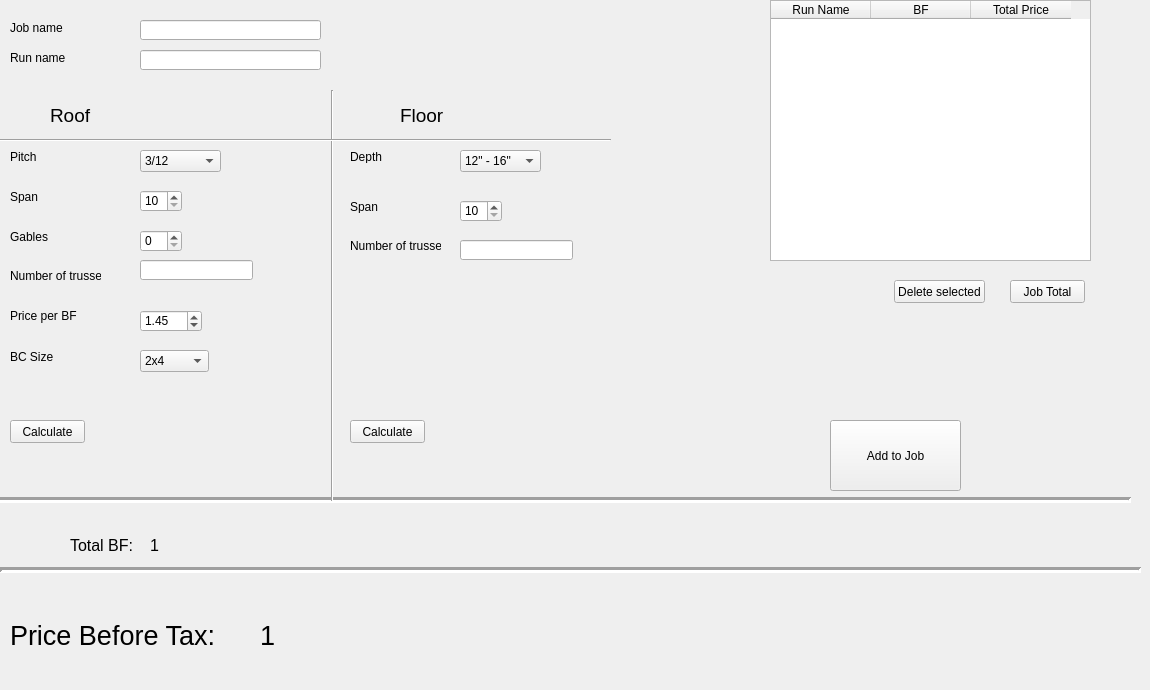
      <widget class="QWidget" name="Tab2">
       <attribute name="title">
        <string>Est</string>
       </attribute>
       <widget class="QComboBox" name="pitch">
        <property name="geometry">
         <rect>
          <x>140</x>
          <y>150</y>
          <width>81</width>
          <height>22</height>
         </rect>
        </property>
        <item>
         <property name="text">
          <string>3/12</string>
         </property>
        </item>
        <item>
         <property name="text">
          <string>4/12</string>
         </property>
        </item>
        <item>
         <property name="text">
          <string>5/12</string>
         </property>
        </item>
        <item>
         <property name="text">
          <string>6/12</string>
         </property>
        </item>
        <item>
         <property name="text">
          <string>7/12</string>
         </property>
        </item>
        <item>
         <property name="text">
          <string>8/12</string>
         </property>
        </item>
        <item>
         <property name="text">
          <string>9/12</string>
         </property>
        </item>
        <item>
         <property name="text">
          <string>10/12</string>
         </property>
        </item>
        <item>
         <property name="text">
          <string>11/12</string>
         </property>
        </item>
        <item>
         <property name="text">
          <string>12/12</string>
         </property>
        </item>
       </widget>
       <widget class="QSpinBox" name="span">
        <property name="geometry">
         <rect>
          <x>140</x>
          <y>190</y>
          <width>42</width>
          <height>22</height>
         </rect>
        </property>
        <property name="minimum">
         <number>10</number>
        </property>
        <property name="maximum">
         <number>40</number>
        </property>
       </widget>
       <widget class="QPushButton" name="calculate">
        <property name="geometry">
         <rect>
          <x>10</x>
          <y>420</y>
          <width>75</width>
          <height>23</height>
         </rect>
        </property>
        <property name="text">
         <string>Calculate</string>
        </property>
       </widget>
       <widget class="QSpinBox" name="gable">
        <property name="geometry">
         <rect>
          <x>140</x>
          <y>230</y>
          <width>42</width>
          <height>22</height>
         </rect>
        </property>
        <property name="minimum">
         <number>0</number>
        </property>
        <property name="maximum">
         <number>3</number>
        </property>
       </widget>
       <widget class="QLabel" name="label_19">
        <property name="geometry">
         <rect>
          <x>10</x>
          <y>150</y>
          <width>47</width>
          <height>13</height>
         </rect>
        </property>
        <property name="text">
         <string>Pitch</string>
        </property>
       </widget>
       <widget class="QLabel" name="label_20">
        <property name="geometry">
         <rect>
          <x>10</x>
          <y>190</y>
          <width>47</width>
          <height>13</height>
         </rect>
        </property>
        <property name="text">
         <string>Span</string>
        </property>
       </widget>
       <widget class="QLabel" name="label_21">
        <property name="geometry">
         <rect>
          <x>10</x>
          <y>230</y>
          <width>47</width>
          <height>13</height>
         </rect>
        </property>
        <property name="text">
         <string>Gables</string>
        </property>
       </widget>
       <widget class="QLineEdit" name="trussNumber">
        <property name="geometry">
         <rect>
          <x>140</x>
          <y>260</y>
          <width>113</width>
          <height>20</height>
         </rect>
        </property>
       </widget>
       <widget class="QLabel" name="label_22">
        <property name="geometry">
         <rect>
          <x>10</x>
          <y>260</y>
          <width>91</width>
          <height>31</height>
         </rect>
        </property>
        <property name="text">
         <string>Number of trusses</string>
        </property>
       </widget>
       <widget class="QLabel" name="label_23">
        <property name="geometry">
         <rect>
          <x>10</x>
          <y>300</y>
          <width>91</width>
          <height>31</height>
         </rect>
        </property>
        <property name="text">
         <string>Price per BF</string>
        </property>
       </widget>
       <widget class="QDoubleSpinBox" name="pPerBf">
        <property name="geometry">
         <rect>
          <x>140</x>
          <y>310</y>
          <width>62</width>
          <height>22</height>
         </rect>
        </property>
        <property name="minimum">
         <double>1.000000000000000</double>
        </property>
        <property name="maximum">
         <double>3.000000000000000</double>
        </property>
        <property name="singleStep">
         <double>0.050000000000000</double>
        </property>
        <property name="value">
         <double>1.450000000000000</double>
        </property>
       </widget>
       <widget class="QLabel" name="lPrice">
        <property name="geometry">
         <rect>
          <x>260</x>
          <y>590</y>
          <width>231</width>
          <height>91</height>
         </rect>
        </property>
        <property name="font">
         <font>
          <pointsize>20</pointsize>
         </font>
        </property>
        <property name="lineWidth">
         <number>2</number>
        </property>
        <property name="text">
         <string>1</string>
        </property>
        <property name="scaledContents">
         <bool>false</bool>
        </property>
       </widget>
       <widget class="QLabel" name="lTotalBf">
        <property name="geometry">
         <rect>
          <x>150</x>
          <y>530</y>
          <width>71</width>
          <height>31</height>
         </rect>
        </property>
        <property name="font">
         <font>
          <pointsize>12</pointsize>
         </font>
        </property>
        <property name="text">
         <string>1</string>
        </property>
       </widget>
       <widget class="QLabel" name="lPrice_2">
        <property name="geometry">
         <rect>
          <x>10</x>
          <y>590</y>
          <width>221</width>
          <height>91</height>
         </rect>
        </property>
        <property name="font">
         <font>
          <pointsize>20</pointsize>
         </font>
        </property>
        <property name="lineWidth">
         <number>2</number>
        </property>
        <property name="text">
         <string>Price Before Tax:</string>
        </property>
        <property name="scaledContents">
         <bool>false</bool>
        </property>
       </widget>
       <widget class="QLabel" name="lTotalBf_2">
        <property name="geometry">
         <rect>
          <x>70</x>
          <y>530</y>
          <width>81</width>
          <height>31</height>
         </rect>
        </property>
        <property name="font">
         <font>
          <pointsize>12</pointsize>
         </font>
        </property>
        <property name="text">
         <string>Total BF:</string>
        </property>
       </widget>
       <widget class="Line" name="line_2">
        <property name="geometry">
         <rect>
          <x>-10</x>
          <y>480</y>
          <width>1141</width>
          <height>41</height>
         </rect>
        </property>
        <property name="lineWidth">
         <number>3</number>
        </property>
        <property name="orientation">
         <enum>Qt::Horizontal</enum>
        </property>
       </widget>
       <widget class="Line" name="line_3">
        <property name="geometry">
         <rect>
          <x>0</x>
          <y>550</y>
          <width>1141</width>
          <height>41</height>
         </rect>
        </property>
        <property name="lineWidth">
         <number>3</number>
        </property>
        <property name="orientation">
         <enum>Qt::Horizontal</enum>
        </property>
       </widget>
       <widget class="QLineEdit" name="runNameEst">
        <property name="geometry">
         <rect>
          <x>140</x>
          <y>50</y>
          <width>181</width>
          <height>20</height>
         </rect>
        </property>
       </widget>
       <widget class="QLabel" name="label_26">
        <property name="geometry">
         <rect>
          <x>10</x>
          <y>50</y>
          <width>61</width>
          <height>16</height>
         </rect>
        </property>
        <property name="text">
         <string>Run name</string>
        </property>
       </widget>
       <widget class="QLineEdit" name="jobNameEst">
        <property name="geometry">
         <rect>
          <x>140</x>
          <y>20</y>
          <width>181</width>
          <height>20</height>
         </rect>
        </property>
       </widget>
       <widget class="QLabel" name="label_27">
        <property name="geometry">
         <rect>
          <x>10</x>
          <y>20</y>
          <width>61</width>
          <height>16</height>
         </rect>
        </property>
        <property name="text">
         <string>Job name</string>
        </property>
       </widget>
       <widget class="QPushButton" name="addToJobEst">
        <property name="geometry">
         <rect>
          <x>830</x>
          <y>420</y>
          <width>131</width>
          <height>71</height>
         </rect>
        </property>
        <property name="text">
         <string>Add to Job</string>
        </property>
       </widget>
       <widget class="QTableWidget" name="tableJobEst">
        <property name="geometry">
         <rect>
          <x>770</x>
          <y>0</y>
          <width>321</width>
          <height>261</height>
         </rect>
        </property>
        <column>
         <property name="text">
          <string>Run Name</string>
         </property>
        </column>
        <column>
         <property name="text">
          <string>BF</string>
         </property>
        </column>
        <column>
         <property name="text">
          <string>Total Price</string>
         </property>
        </column>
       </widget>
       <widget class="QPushButton" name="jobTotalEst">
        <property name="geometry">
         <rect>
          <x>1010</x>
          <y>280</y>
          <width>75</width>
          <height>23</height>
         </rect>
        </property>
        <property name="text">
         <string>Job Total</string>
        </property>
       </widget>
       <widget class="QPushButton" name="deleteEst">
        <property name="geometry">
         <rect>
          <x>894</x>
          <y>280</y>
          <width>91</width>
          <height>23</height>
         </rect>
        </property>
        <property name="text">
         <string>Delete selected</string>
        </property>
       </widget>
       <widget class="QLabel" name="label_28">
        <property name="geometry">
         <rect>
          <x>10</x>
          <y>350</y>
          <width>47</width>
          <height>13</height>
         </rect>
        </property>
        <property name="text">
         <string>BC Size</string>
        </property>
       </widget>
       <widget class="QComboBox" name="bcSize">
        <property name="geometry">
         <rect>
          <x>140</x>
          <y>350</y>
          <width>69</width>
          <height>22</height>
         </rect>
        </property>
        <item>
         <property name="text">
          <string>2x4</string>
         </property>
        </item>
        <item>
         <property name="text">
          <string>2x6</string>
         </property>
        </item>
       </widget>
       <widget class="QLabel" name="label_29">
        <property name="geometry">
         <rect>
          <x>50</x>
          <y>100</y>
          <width>121</width>
          <height>31</height>
         </rect>
        </property>
        <property name="font">
         <font>
          <pointsize>14</pointsize>
         </font>
        </property>
        <property name="text">
         <string>Roof</string>
        </property>
       </widget>
       <widget class="QLabel" name="label_30">
        <property name="geometry">
         <rect>
          <x>400</x>
          <y>100</y>
          <width>121</width>
          <height>31</height>
         </rect>
        </property>
        <property name="font">
         <font>
          <pointsize>14</pointsize>
         </font>
        </property>
        <property name="text">
         <string>Floor</string>
        </property>
       </widget>
       <widget class="Line" name="line_4">
        <property name="geometry">
         <rect>
          <x>322</x>
          <y>90</y>
          <width>21</width>
          <height>411</height>
         </rect>
        </property>
        <property name="orientation">
         <enum>Qt::Vertical</enum>
        </property>
       </widget>
       <widget class="Line" name="line_5">
        <property name="geometry">
         <rect>
          <x>0</x>
          <y>130</y>
          <width>611</width>
          <height>20</height>
         </rect>
        </property>
        <property name="orientation">
         <enum>Qt::Horizontal</enum>
        </property>
       </widget>
       <widget class="QLabel" name="label_32">
        <property name="geometry">
         <rect>
          <x>350</x>
          <y>230</y>
          <width>91</width>
          <height>31</height>
         </rect>
        </property>
        <property name="text">
         <string>Number of trusses</string>
        </property>
       </widget>
       <widget class="QLabel" name="label_33">
        <property name="geometry">
         <rect>
          <x>350</x>
          <y>150</y>
          <width>47</width>
          <height>13</height>
         </rect>
        </property>
        <property name="text">
         <string>Depth</string>
        </property>
       </widget>
       <widget class="QLabel" name="label_35">
        <property name="geometry">
         <rect>
          <x>350</x>
          <y>200</y>
          <width>47</width>
          <height>13</height>
         </rect>
        </property>
        <property name="text">
         <string>Span</string>
        </property>
       </widget>
       <widget class="QComboBox" name="depthFloor">
        <property name="geometry">
         <rect>
          <x>460</x>
          <y>150</y>
          <width>81</width>
          <height>22</height>
         </rect>
        </property>
        <item>
         <property name="text">
          <string>12&quot; - 16&quot;</string>
         </property>
        </item>
        <item>
         <property name="text">
          <string>18&quot; - 24&quot;</string>
         </property>
        </item>
       </widget>
       <widget class="QLineEdit" name="trussNumberFloor">
        <property name="geometry">
         <rect>
          <x>460</x>
          <y>240</y>
          <width>113</width>
          <height>20</height>
         </rect>
        </property>
       </widget>
       <widget class="QSpinBox" name="spanFloor">
        <property name="geometry">
         <rect>
          <x>460</x>
          <y>200</y>
          <width>42</width>
          <height>22</height>
         </rect>
        </property>
        <property name="minimum">
         <number>10</number>
        </property>
        <property name="maximum">
         <number>40</number>
        </property>
       </widget>
       <widget class="QPushButton" name="calculateFloor">
        <property name="geometry">
         <rect>
          <x>350</x>
          <y>420</y>
          <width>75</width>
          <height>23</height>
         </rect>
        </property>
        <property name="text">
         <string>Calculate</string>
        </property>
       </widget>
      </widget>
